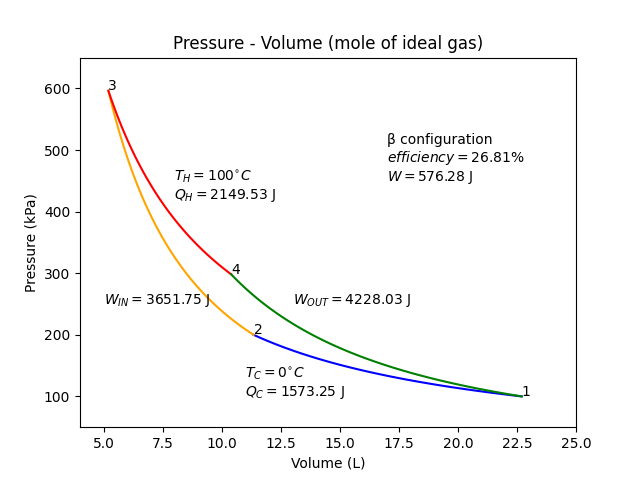

Write the Python code that produced this figure.

import matplotlib.pyplot as plt
from math import log

def V(p, T):
    return 8.314 * T / p

def P(v, T):
    return 8.314 * T / v

def isotherm(v1, v2, T):
    return tuple(
        list(x) for x in zip(*[
            (v, P(v, T))
            for v in [((100-i) * v1 + i * v2) / 100. for i in range(101)]
        ])
    )

def P_adiabat(p1, t1, t2):
    return (t2 / t1 * p1 ** (2. / 7)) ** (7. / 2)

def V_adiabat(v1, p1, p2):
    return v1 * (p2 / p1) ** (-5. / 7)

def PV_adiabat(p1, t1, t2):
    p0, t0, v0 = p1, t1, V(p1, t1)
    for t in [((100-i) * t1 + i * t2) / 100. for i in range(101)]:
        p = P_adiabat(p0, t0, t)
        v = V_adiabat(v0, p0, p)
        yield v, p
        v0, p0, t0 = v, p, t

def adiabat(p1, t1, t2):
    return tuple(
        list(x) for x in zip(*list(PV_adiabat(p1, t1, t2)))
    )

p1, p2 = 100_000, 200_000   # Pascals
tc, th = 273, 373           # Kelvin

v1 = V(p1, tc)              # 0.02269722 m^3 ideal gas per mole
v2 = V(p2, tc)              # 0.01134861 m^3
p3 = P_adiabat(p2, tc, th)
v3 = V_adiabat(v2, p2, p3)
# p1 ** (2. / 7) = (t1 / t2) * p2 ** (2. / 7)
p4 = ((th / tc) * p1 ** (2. / 7)) ** (7. / 2)
v4 = V(p4, th)              # 0.03101122 m^3

c1 = isotherm(v1, v2, tc)   # isothermal compression
# c2 = [v2, v3], [p2, p2]     # isobaric expansion
c2 = adiabat(p2, tc, th)    # adiabatic compression
c3 = isotherm(v3, v4, th)   # isothermal expansion
# c4 = [v4, v1], [p1, p1]     # isobaric compression
c4 = adiabat(p4, th, tc)    # adiabatic expansion

c1 = [x*1000 for x in c1[0]], [x/1000. for x in c1[1]]
c2 = [x*1000 for x in c2[0]], [x/1000. for x in c2[1]]
c3 = [x*1000 for x in c3[0]], [x/1000. for x in c3[1]]
c4 = [x*1000 for x in c4[0]], [x/1000. for x in c4[1]]

w1 = 8.314 * tc * log(v1 / v2)          # isothermal compression work
w2 = (5. / 2) * (p3 * v3 - p2 * v2)     # adiabatic compression work
w_in = w1 + w2
w3 = 8.314 * th * log(v4 / v3)          # isothermal expansion work
w4 = (5. / 2) * (p4 * v4 - p1 * v1)     # adiabatic compression work
w_out = w3 + w4
w = w_out - w_in

efficiency = 100. * w / w3

plt.plot(*(
    c1 + ('blue',)
    + c2 + ('orange',)
    + c3 + ('red',)
    + c4 + ('green',)
))
plt.axis((4, 25, 50, 650))
plt.xlabel('Volume (L)')
plt.ylabel('Pressure (kPa)')
plt.title('Pressure - Volume (mole of ideal gas)')
plt.text(v1 * 1000, p1 / 1000. + 1, '1')
plt.text(v2 * 1000, p2 / 1000. + 1, '2')
plt.text(v3 * 1000, p3 / 1000. + 1, '3')
plt.text(v4 * 1000, p4 / 1000. + 1, '4')
plt.text(11, 130, r'$T_C = 0^{\circ} C$')
plt.text(11, 100, f'$Q_C = {round(w1, 2)}$ J')
plt.text(8, 450, r'$T_H = 100^{\circ} C$')
plt.text(8, 420, f'$Q_H = {round(w3, 2)}$ J')
plt.text(5, 250, f'$W_{{IN}} = {round(w_in, 2)}$ J')
plt.text(13, 250, f'$W_{{OUT}} = {round(w_out, 2)}$ J')
plt.text(17, 510, f'β configuration')
plt.text(17, 480, f'$efficiency = {round(efficiency, 2)}$%')
plt.text(17, 450, f'$W = {round(w, 2)}$ J')
plt.show()
